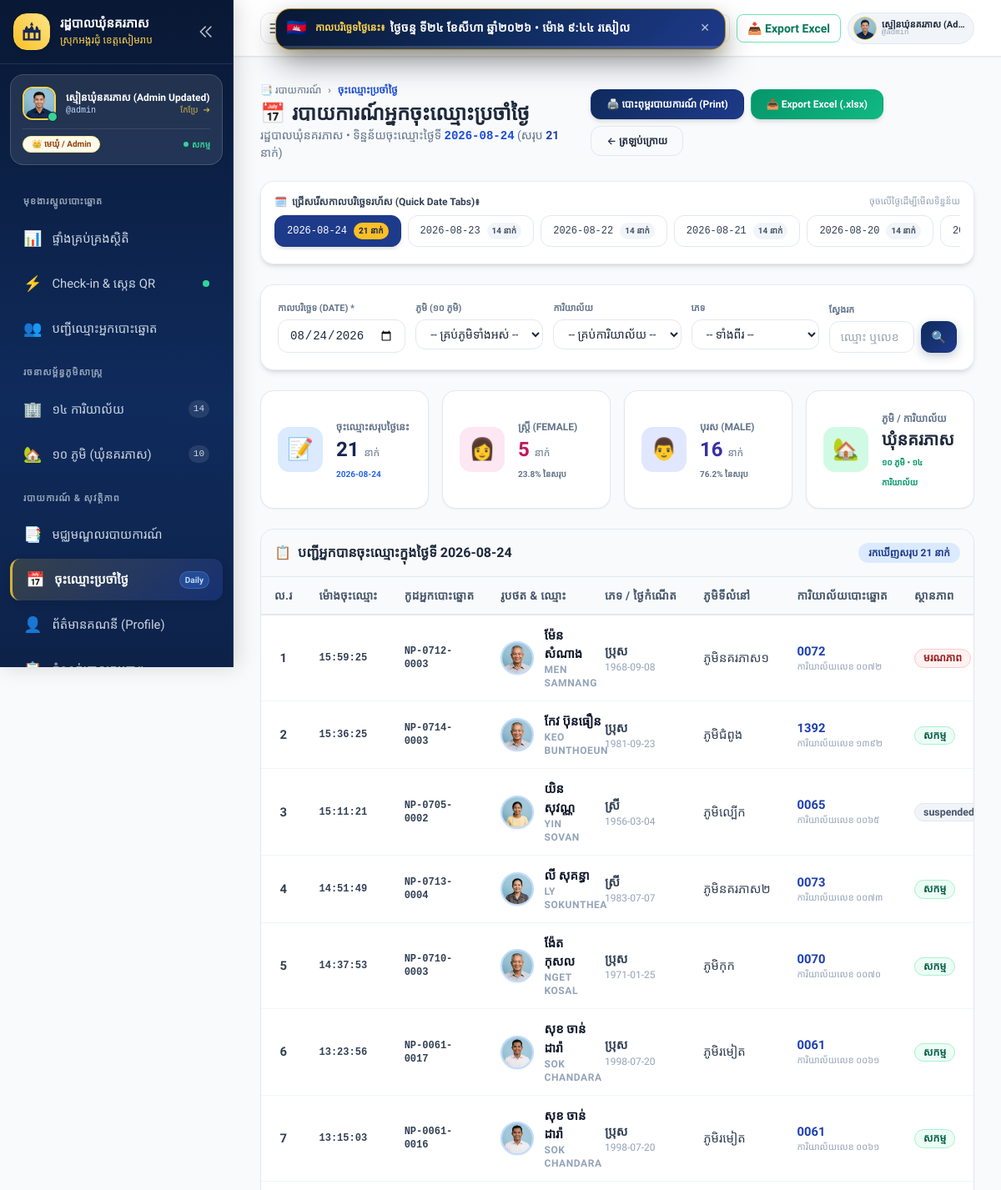
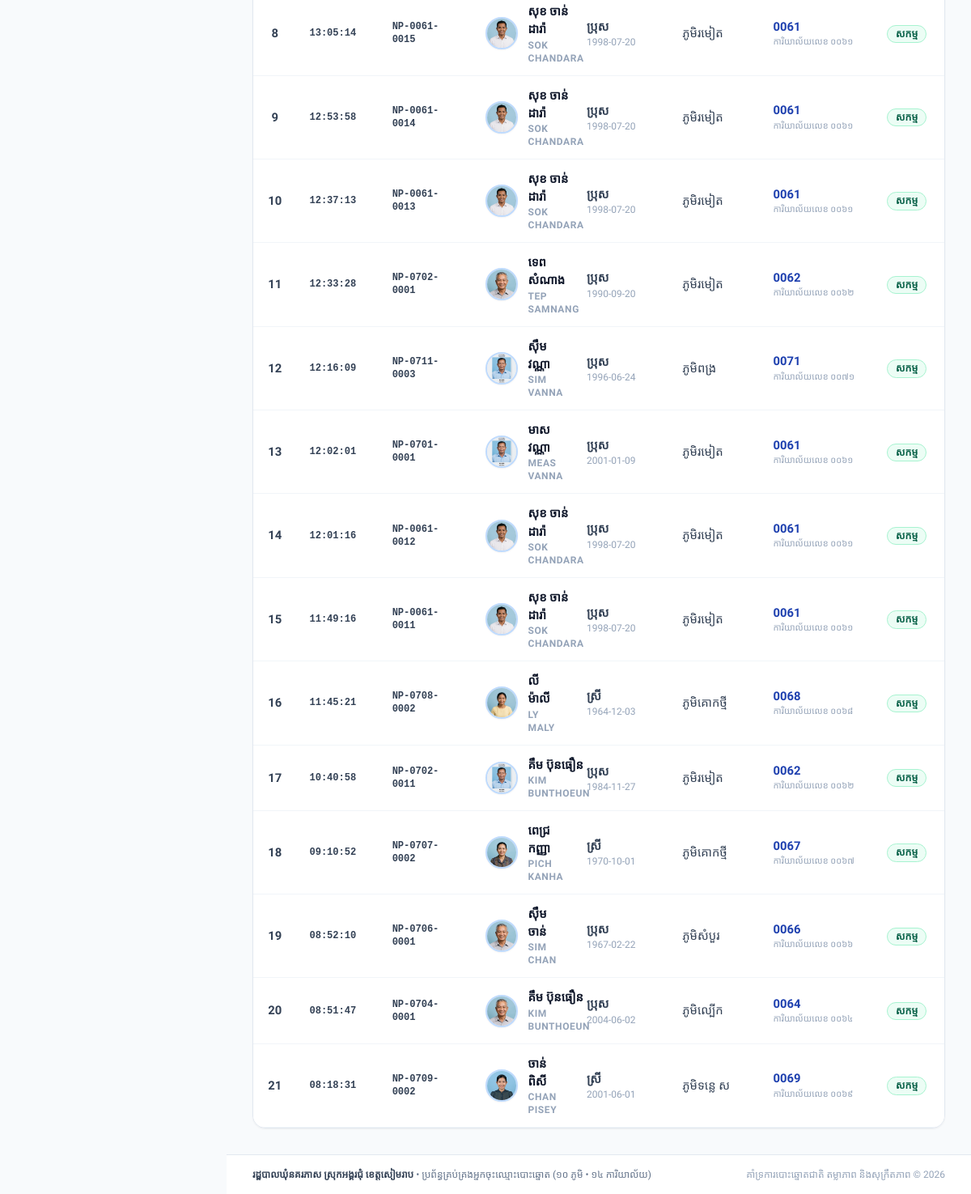
Before: /reports/daily (signed in) with the older database file (2 pictures, top to bottom).
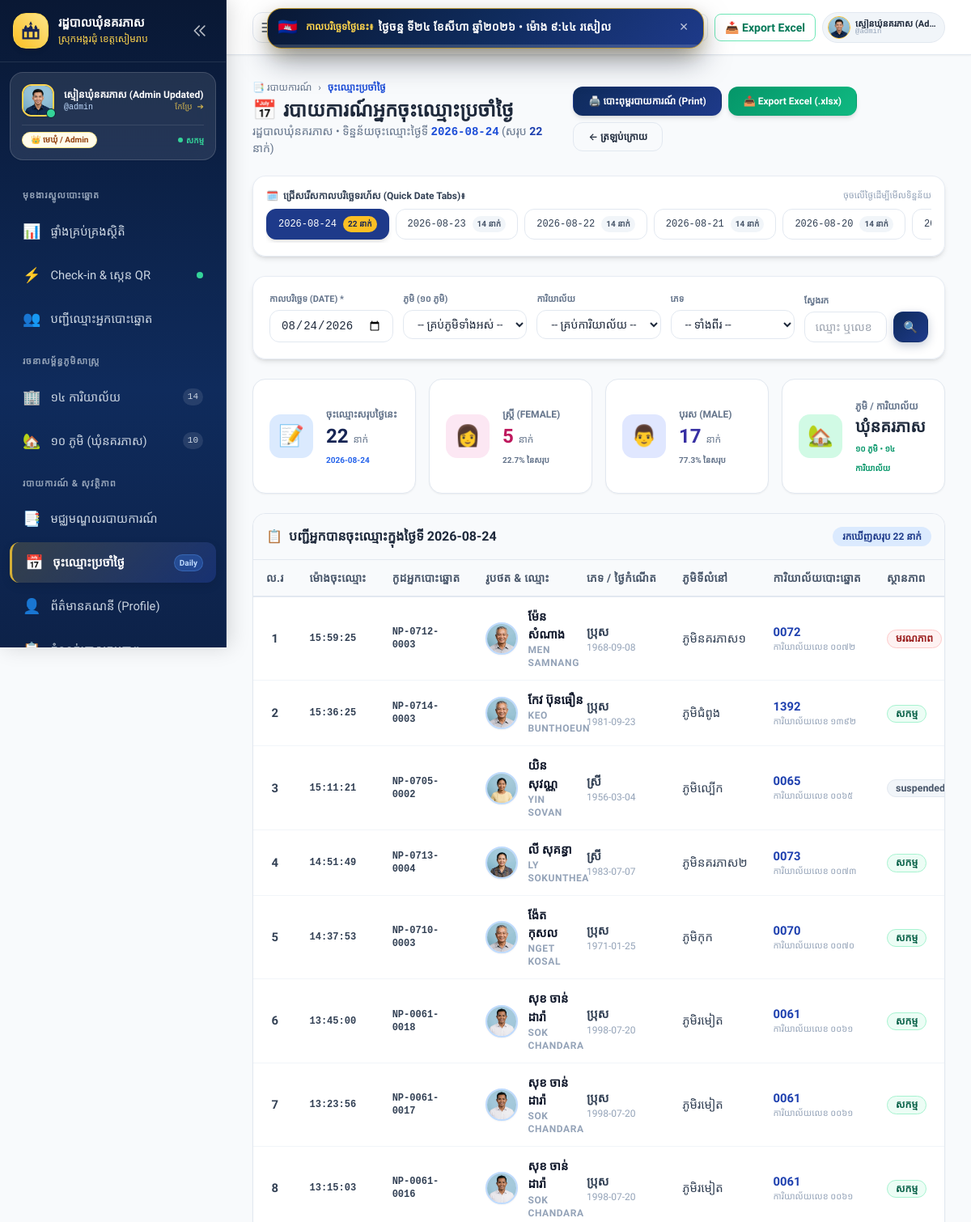
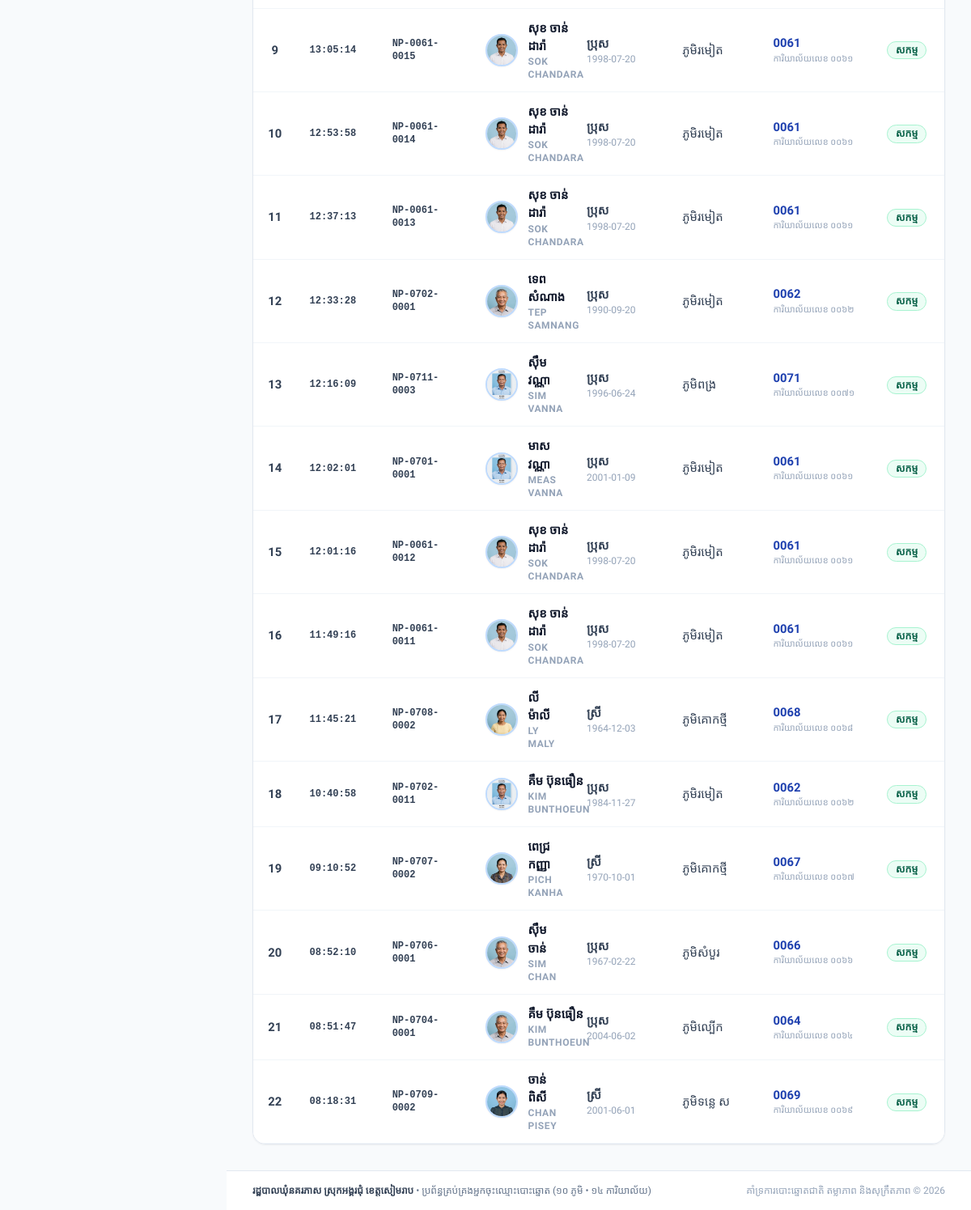
After: the same page with the newer database file (2 pictures, top to bottom).
### app/models.py (models this page shows, shortened)
class Voter(Base):
    __tablename__ = "voters"
    id = Column(Integer, primary_key=True, index=True)
    voter_code = Column(String(50), unique=True, index=True, nullable=False) # e.g. NP-0701-0001
    list_no = Column(Integer, nullable=False)                                # 1, 2, 3 in station
    national_id = Column(String(50), unique=True, index=True, nullable=False) # 9 or 10 digit Khmer ID card
    name_kh = Column(String(100), nullable=False)                            # ឈ្មោះខ្មែរ (e.g. ស៊ឹម ចាន់ថន)
    name_en = Column(String(100), nullable=False)                            # ឈ្មោះឡាតាំង (e.g. SIM CHANTHORN)
    gender = Column(String(20), nullable=False)                              # ប្រុស / ស្រី
    dob = Column(String(50), nullable=False)                                 # 1990-04-15 or 1990
    address = Column(String(255), nullable=True)                             # ក្រុមទី...
    village_id = Column(Integer, ForeignKey("villages.id"), nullable=False)
    station_id = Column(Integer, ForeignKey("polling_stations.id"), nullable=False)
    status = Column(String(30), default="active")                            # active, moved, deceased, suspended
    photo_url = Column(String(255), nullable=True)                          # Profile photo path
    has_voted = Column(Boolean, default=False)
    voted_at = Column(DateTime, nullable=True)
    voted_by_user_id = Column(Integer, ForeignKey("users.id"), nullable=True)
    notes = Column(Text, nullable=True)
    created_at = Column(DateTime, default=datetime.datetime.utcnow)
    updated_at = Column(DateTime, default=datetime.datetime.utcnow, onupdate=datetime.datetime.utcnow)
    village = relationship("Village", back_populates="voters")
    station = relationship("PollingStation", back_populates="voters")
    voted_by_user = relationship("User", foreign_keys=[voted_by_user_id])

class Village(Base):
    __tablename__ = "villages"
    id = Column(Integer, primary_key=True, index=True)
    code = Column(String(20), unique=True, index=True, nullable=False) # e.g. V01 to V10
    name_kh = Column(String(100), nullable=False)                     # e.g. ភូមិរមៀត
    name_en = Column(String(100), nullable=False)                     # e.g. Romiet Village
    chief_name = Column(String(100), nullable=True)                  # e.g. លោក ឈុន វុទ្ធី
    chief_phone = Column(String(50), nullable=True)                  # e.g. 012 345 678
    total_households = Column(Integer, default=0)
    created_at = Column(DateTime, default=datetime.datetime.utcnow)
    stations = relationship("PollingStation", back_populates="village")
    voters = relationship("Voter", back_populates="village")
    users = relationship("User", back_populates="village")

class PollingStation(Base):
    __tablename__ = "polling_stations"
    id = Column(Integer, primary_key=True, index=True)
    code = Column(String(20), unique=True, index=True, nullable=False) # e.g. 0701 to 0714
    name = Column(String(150), nullable=False)                         # e.g. ការិយាល័យលេខ ០៧០១
    location = Column(String(200), nullable=False)                     # e.g. សាលាបឋមសិក្សារមៀត (បន្ទប់ទី១)
    capacity = Column(Integer, default=600)                            # Maximum capacity
    village_id = Column(Integer, ForeignKey("villages.id"), nullable=True)
    officer_name = Column(String(100), nullable=True)                  # Head of polling station
    officer_phone = Column(String(50), nullable=True)
    created_at = Column(DateTime, default=datetime.datetime.utcnow)
    village = relationship("Village", back_populates="stations")
    voters = relationship("Voter", back_populates="station")
    users = relationship("User", back_populates="station")

### app/routes/report_routes.py (the view)
@router.get("/reports/daily", response_class=HTMLResponse)
def daily_registration_report(
    request: Request,
    date: str = Query("", description="Selected date YYYY-MM-DD"),
    village_id: str = Query("", description="Village ID filter"),
    station_id: str = Query("", description="Station ID filter"),
    gender: str = Query("", description="Gender filter"),
    q: str = Query("", description="Search query"),
    db: Session = Depends(get_db)
):
    current_user = get_current_user_optional(request, db)
    if not current_user:
        return RedirectResponse(url="/login", status_code=302)
    if not date or not date.strip():
        latest_row = db.query(func.date(Voter.created_at)).order_by(Voter.created_at.desc()).first()
        date = str(latest_row[0]) if latest_row and latest_row[0] else datetime.date.today().strftime("%Y-%m-%d")
    query = db.query(Voter).filter(func.date(Voter.created_at) == date)
    if current_user.role == "officer" and current_user.station_id:
        query = query.filter(Voter.station_id == current_user.station_id)
        station_id = str(current_user.station_id)
    elif current_user.role == "village_chief" and current_user.village_id:
        query = query.filter(Voter.village_id == current_user.village_id)
        village_id = str(current_user.village_id)
    if village_id and village_id.isdigit():
        query = query.filter(Voter.village_id == int(village_id))
    if station_id and station_id.isdigit():
        query = query.filter(Voter.station_id == int(station_id))
    if gender:
        query = query.filter(Voter.gender == gender)
    if q and q.strip():
        search = f"%{q.strip()}%"
        query = query.filter(
            or_(
                Voter.name_kh.ilike(search),
                Voter.name_en.ilike(search),
                Voter.national_id.ilike(search),
                Voter.voter_code.ilike(search)
            )
        )
    voters = query.order_by(Voter.created_at.desc(), Voter.list_no.asc()).all()
    total_day = len(voters)
    male_day = len([v for v in voters if v.gender == "ប្រុស"])
    female_day = len([v for v in voters if v.gender == "ស្រី"])
    recent_dates = (
        db.query(
            func.date(Voter.created_at).label("reg_date"),
            func.count(Voter.id).label("total")
        )
        .group_by(func.date(Voter.created_at))
        .order_by(func.date(Voter.created_at).desc())
        .limit(10)
        .all()
    )
    villages = db.query(Village).order_by(Village.code).all()
    stations = db.query(PollingStation).order_by(PollingStation.code).all()
    return templates.TemplateResponse(request=request, name="reports/daily.html", context={
        "current_user": current_user,
        "selected_date": date,
        "voters": voters,
        "total_day": total_day,
        "male_day": male_day,
        "female_day": female_day,
        "recent_dates": recent_dates,
        "villages": villages,
        "stations": stations,
        "village_id": village_id,
        "station_id": station_id,
        "gender": gender,
        "q": q
    })

### app/templates/reports/daily.html (shortened to what the changed rows need)
{% extends "base.html" %}
{% block content %}
<div class="space-y-6">
    <div class="flex flex-col sm:flex-row sm:items-center justify-between gap-4">
        <div>
            <h2 class="text-2xl font-bold text-slate-800 font-kh-heading flex items-center gap-2">
                <span>📅</span> របាយការណ៍អ្នកចុះឈ្មោះប្រចាំថ្ងៃ
            </h2>
            <p class="text-xs sm:text-sm text-slate-500">
                រដ្ឋបាលឃុំនគរភាស • ទិន្នន័យចុះឈ្មោះថ្ងៃទី <span class="font-bold text-blue-700 font-mono text-sm">{{ selected_date }}</span> (សរុប <span class="font-bold text-blue-800">{{ total_day }}</span> នាក់)
            </p>
        </div>
    </div>
    <div class="glass-card p-4">
        <div class="flex items-center gap-2 overflow-x-auto pb-1 text-xs">
            {% for r in recent_dates %}
            <a href="/reports/daily?date={{ r.reg_date }}"
               class="px-3.5 py-2 rounded-xl border transition flex items-center gap-2 flex-shrink-0 font-medium {% if selected_date == r.reg_date|string %}bg-blue-900 text-white border-blue-900 shadow-md font-bold{% else %}bg-white hover:bg-slate-100 text-slate-700 border-slate-200{% endif %}">
                <span class="font-mono">{{ r.reg_date }}</span>
                <span class="px-1.5 py-0.5 rounded-full text-[10px] font-bold {% if selected_date == r.reg_date|string %}bg-amber-400 text-blue-950{% else %}bg-slate-100 text-slate-600{% endif %}">
                    {{ r.total }} នាក់
                </span>
            </a>
            {% endfor %}
        </div>
    </div>
    <div class="grid grid-cols-1 sm:grid-cols-2 lg:grid-cols-4 gap-4">
        <div class="stat-card">
            <div>
                <span class="text-xs text-slate-500 font-bold uppercase">ចុះឈ្មោះសរុបថ្ងៃនេះ</span>
                <div class="text-2xl font-black text-blue-950">{{ total_day }} <span class="text-xs font-normal text-slate-500">នាក់</span></div>
                <span class="text-[10px] text-blue-600 font-semibold">{{ selected_date }}</span>
            </div>
        </div>
        <div class="stat-card">
            <div>
                <span class="text-xs text-slate-500 font-bold uppercase">ស្រ្តី (Female)</span>
                <div class="text-2xl font-black text-pink-700">{{ female_day }} <span class="text-xs font-normal text-slate-500">នាក់</span></div>
                <span class="text-[10px] text-slate-500 font-semibold">{% if total_day > 0 %}{{ (female_day / total_day * 100)|round(1) }}{% else %}0{% endif %}% នៃសរុប</span>
            </div>
        </div>
        <div class="stat-card">
            <div>
                <span class="text-xs text-slate-500 font-bold uppercase">បុរស (Male)</span>
                <div class="text-2xl font-black text-indigo-800">{{ male_day }} <span class="text-xs font-normal text-slate-500">នាក់</span></div>
                <span class="text-[10px] text-slate-500 font-semibold">{% if total_day > 0 %}{{ (male_day / total_day * 100)|round(1) }}{% else %}0{% endif %}% នៃសរុប</span>
            </div>
        </div>
    </div>
    <div class="data-table-container">
        <div class="p-4 bg-slate-50 border-b border-slate-200 flex flex-col sm:flex-row sm:items-center justify-between gap-2">
            <h3 class="font-bold text-slate-800 text-base font-kh-heading flex items-center gap-2">
                <span>📋</span> បញ្ជីអ្នកបានចុះឈ្មោះក្នុងថ្ងៃទី {{ selected_date }}
            </h3>
            <span class="text-xs font-bold text-blue-900 bg-blue-100 px-3 py-1 rounded-full">
                រកឃើញសរុប {{ voters|length }} នាក់
            </span>
        </div>
        <table class="data-table">
            <thead>
                <tr>
                    <th>ល.រ</th>
                    <th>ម៉ោងចុះឈ្មោះ</th>
                    <th>កូដអ្នកបោះឆ្នោត</th>
                    <th>រូបថត & ឈ្មោះ</th>
                    <th>ភេទ / ថ្ងៃកំណើត</th>
                    <th>ភូមិទីលំនៅ</th>
                    <th>ការិយាល័យបោះឆ្នោត</th>
                    <th>ស្ថានភាព</th>
                </tr>
            </thead>
            <tbody>
                {% if voters %}
                    {% for v in voters %}
                    <tr>
                        <td class="font-bold text-center text-slate-500">{{ loop.index }}</td>
                        <td class="font-mono text-xs font-bold text-blue-800">
                            {{ v.created_at.strftime('%H:%M:%S') if v.created_at else '' }}
                        </td>
                        <td class="font-mono text-xs font-bold text-blue-900">{{ v.voter_code }}</td>
                        <td>
                            <div class="flex items-center gap-3">
                                <img src="{{ v.photo_display }}"
                                     alt="{{ v.name_kh }}"
                                     class="w-10 h-10 rounded-full object-cover border-2 border-blue-200 shadow-sm bg-slate-100 cursor-pointer"
                                     onclick="previewLargePhoto('{{ v.photo_display }}', '{{ v.name_kh }}', '{{ v.voter_code }}')"
                                     title="ចុចដើម្បីមើលរូប">
                                <div>
                                    <div class="font-bold text-slate-900">{{ v.name_kh }}</div>
                                    <div class="text-xs text-slate-400 uppercase tracking-wider font-semibold">{{ v.name_en }}</div>
                                </div>
                            </div>
                        </td>
                        <td>
                            <span class="font-semibold text-slate-700">{{ v.gender }}</span>
                            <span class="text-xs text-slate-400 block">{{ v.dob }}</span>
                        </td>
                        <td>
                            <span class="text-slate-700 font-medium">{{ v.village.name_kh if v.village else '' }}</span>
                        </td>
                        <td>
                            <span class="font-bold text-blue-800">{{ v.station.code if v.station else '' }}</span>
                            <span class="text-[11px] text-slate-400 block truncate max-w-[130px]">{{ v.station.name if v.station else '' }}</span>
                        </td>
                        <td>
                            {% if v.status == 'active' %}
                                <span class="badge badge-success">សកម្ម</span>
                            {% elif v.status == 'moved' %}
                                <span class="badge badge-warning">ផ្លាស់ចេញ</span>
                            {% elif v.status == 'deceased' %}
                                <span class="badge badge-danger">មរណភាព</span>
                            {% else %}
                                <span class="badge badge-secondary">{{ v.status }}</span>
                            {% endif %}
                        </td>
                    </tr>
                    {% endfor %}
                {% endif %}
            </tbody>
        </table>
    </div>
</div>
{% endblock %}

Changed rows visible on the page:
added Voter: created_at "13:45:00", voter_code "NP-0061-0018", photo_display (picture), name_kh "សុខ ចាន់ដារ៉ា", name_en "SOK CHANDARA", gender "ប្រុស", dob "1998-07-20", village "ភូមិរមៀត", station "0061", station "ការិយាល័យលេខ ០០៦១", status "សកម្ម"
Other visible differences:
{{ total_day }}: "21" → "22"
{{ (female_day / total_day * 100)|round(1) }}: "23.8" → "22.7"
{{ male_day }}: "16" → "17"
{{ (male_day / total_day * 100)|round(1) }}: "76.2" → "77.3"
{{ voters|length }}: "21" → "22"
new list line: "2026-08-24 22 នាក់"
list line gone: "2026-08-24 21 នាក់"
